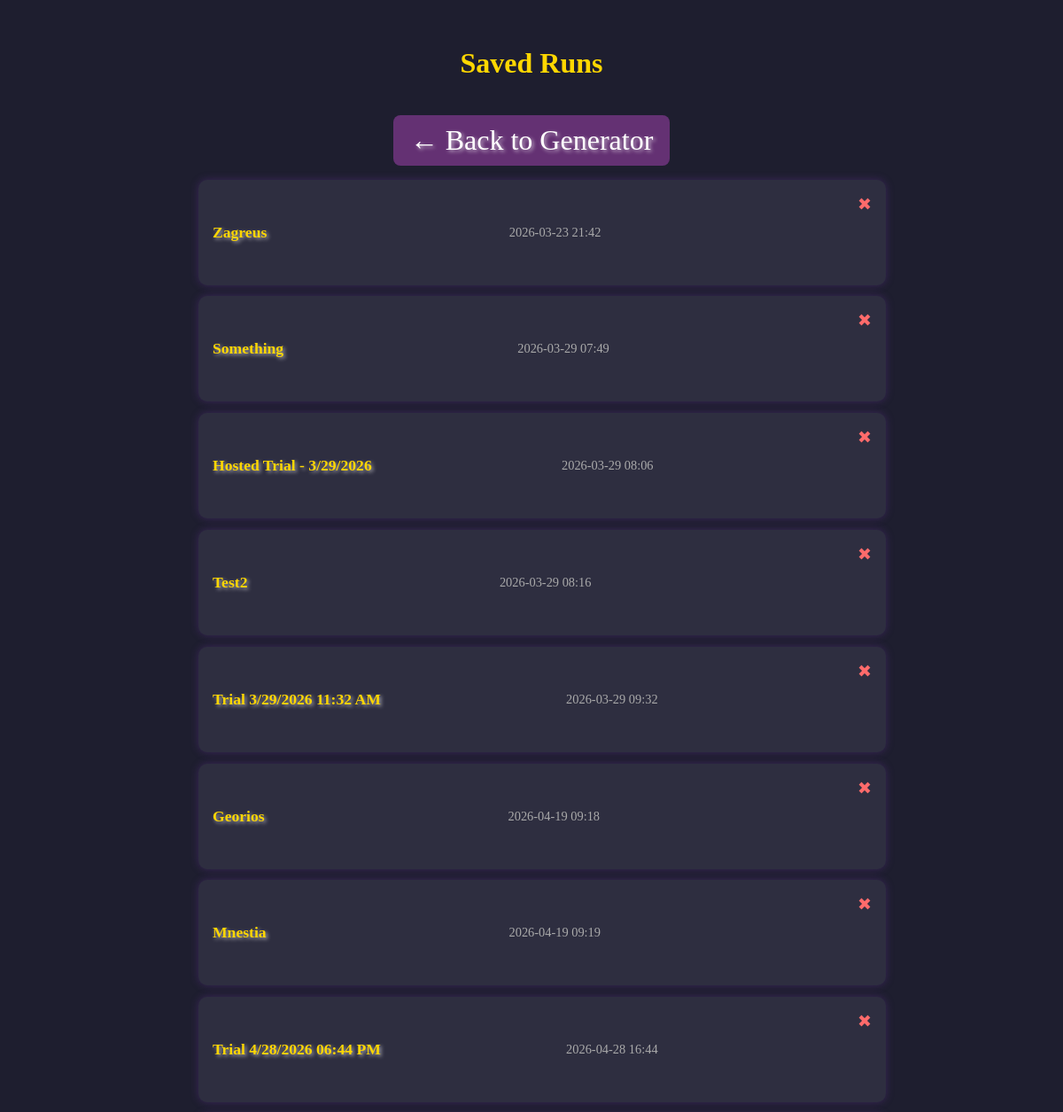
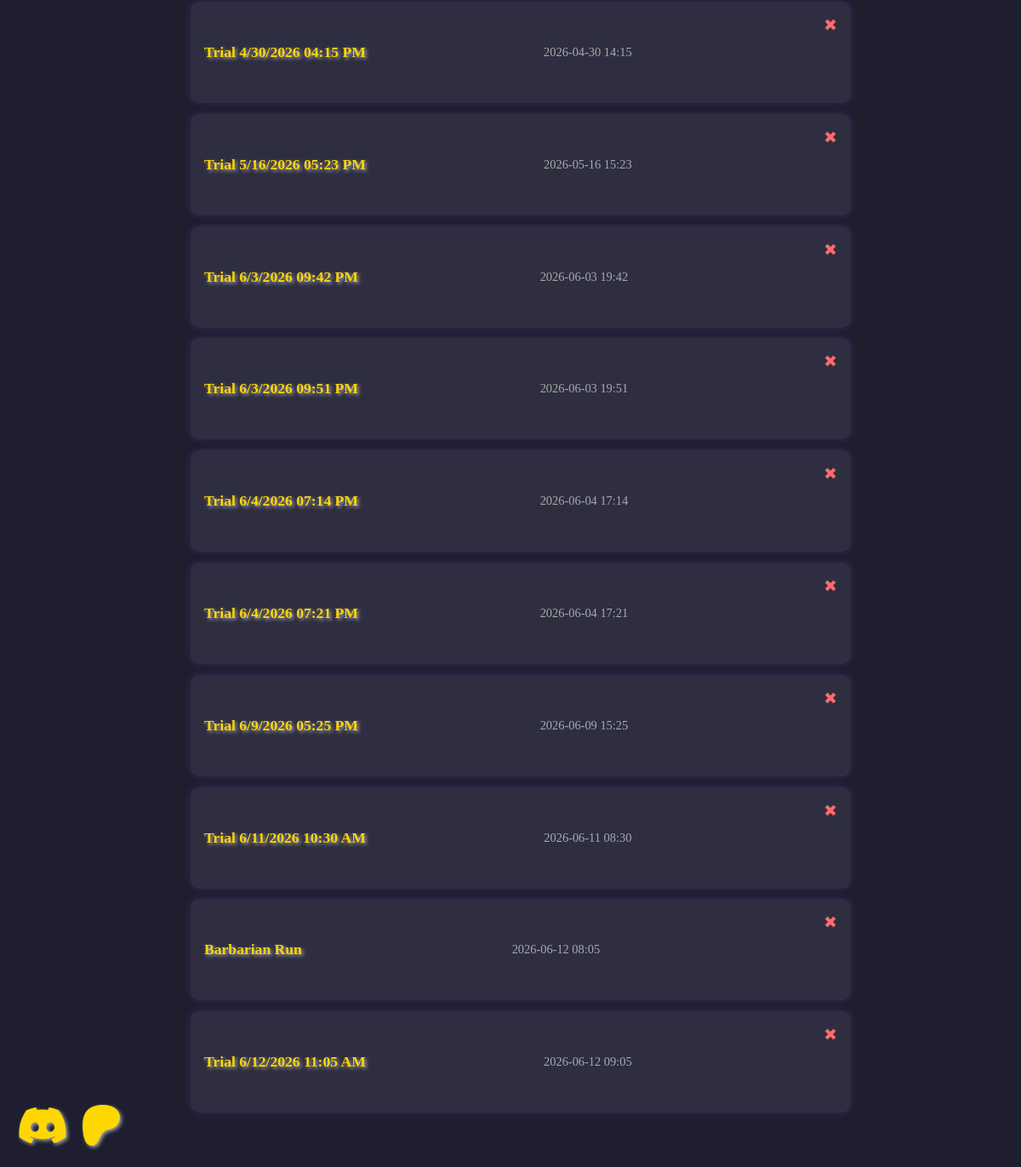
/runs, run on the app's committed database (2 pictures, top to bottom).
### models.py (models this page shows, shortened)
class Run(db.Model):
    id = db.Column(db.Integer, primary_key=True)
    title_run = db.Column(db.String(100), nullable=False)
    created_at = db.Column(db.DateTime, default=func.now(), nullable=False)
    data = db.Column(db.Text, nullable=False)  # Stores the run as JSON
    user_id = db.Column(db.Integer, db.ForeignKey('user.id'), nullable=True)

### app.py (the view)
@app.route("/runs")
def list_runs():
    runs = Run.query.all()
    return render_template("runs.html", runs=runs)

### templates/runs.html (shortened to what this page needs)
<!DOCTYPE html>
<html lang="en">
<head>
    <link rel="stylesheet" href="{{ url_for('static', filename='style.css') }}">
    <link rel="stylesheet" href="https://cdnjs.cloudflare.com/ajax/libs/font-awesome/6.5.0/css/all.min.css">
</head>
<body>
    <h1>Saved Runs</h1>
    <a href="{{ url_for('home') }}" class="back-button">← Back to Generator</a>
    <ul class="run-list">
        {% for run in runs %}
        <li>
            <a href="{{ url_for('view_run', run_id=run.id) }}">{{ run.title_run }}</a>
            <span class="timestamp">{{ run.created_at.strftime('%Y-%m-%d %H:%M') }}</span>
            <form action="{{ url_for('delete_run', run_id=run.id) }}" method="POST" class="delete-form"
                onsubmit="return confirm('Are you sure you want to delete this Run?');">
                <button type="submit" class="delete-button" title="Delete Run">✖</button>
            </form>
        </li>
        {% else %}
        <li class="empty">No runs saved yet.</li>
        {% endfor %}
    </ul>
    <div class="social-icons">
        <a href="https://discord.gg/CmNqX7Mrtp" target="_blank" rel="noopener noreferrer">
            <i class="fa-brands fa-discord"></i>
        </a>
        <a href="https://www.patreon.com/c/TheMortalTrials" target="_blank" rel="noopener noreferrer">
            <i class="fa-brands fa-patreon"></i>
        </a>
    </div>
</body>
</html>

### static/style.css (style rules this page uses)
body { background: #1e1e2f; color: #f4f4f4; font-family: 'Georgia', serif; padding: 2rem; max-width: 800px; margin: auto; text-align: center; }
a { color: #ffd700; text-decoration: none; font-size: 2rem; text-shadow: 2px 2px 4px rgba(255, 255, 255, 0.6); transition: color 0.3s ease, text-shadow 0.3s ease; }
.social-icons { position: fixed; bottom: 20px; left: 20px; display: flex; gap: 15px; z-index: 1000; }
.social-icons a { font-size: 3rem; }
button { background: #643173; border: none; color: #fff; padding: 0.7rem 1.2rem; font-size: 1.1rem; border-radius: 8px; cursor: pointer; margin-bottom: 2rem; }
form { margin-bottom: 2rem; }
ul { list-style: square; margin-left: 1.5rem; }
h1 { font-size: 2rem; margin-bottom: 1.5rem; color: #ffd700; }
.run-list { padding: 0; list-style: none; margin-bottom: 2rem; }
.run-list li { background: #2e2e40; margin: 0.8rem 0; padding: 1rem; border-radius: 10px; box-shadow: 0 0 10px rgba(100, 50, 150, 0.4); display: flex; justify-content: space-between; align-items: center; transition: transform 0.2s; }
.run-list a { color: #ffd700; text-decoration: none; font-weight: bold; font-size: 1.1rem; }
.run-list .timestamp { color: #aaa; font-size: 0.9rem; }
.back-button { display: inline-block; margin-top: 1rem; text-decoration: none; color: #fff; background: #643173; padding: 0.6rem 1.2rem; border-radius: 8px; transition: background 0.3s ease; }
.delete-form { display: inline; margin-left: 1rem; }
.delete-button { background: transparent; border: none; color: #ff6b6b; font-size: 1.2rem; cursor: pointer; padding: 0; transition: color 0.2s ease; }

### data on the page
Run: title_run "Zagreus", created_at "2026-03-23 21:42"
Run: title_run "Something", created_at "2026-03-29 07:49"
Run: title_run "Hosted Trial - 3/29/2026", created_at "2026-03-29 08:06"
Run: title_run "Test2", created_at "2026-03-29 08:16"
Run: title_run "Trial 3/29/2026 11:32 AM", created_at "2026-03-29 09:32"
Run: title_run "Georios", created_at "2026-04-19 09:18"
Run: title_run "Mnestia", created_at "2026-04-19 09:19"
Run: title_run "Trial 4/28/2026 06:44 PM", created_at "2026-04-28 16:44"
Run: title_run "Trial 4/30/2026 04:15 PM", created_at "2026-04-30 14:15"
Run: title_run "Trial 5/16/2026 05:23 PM", created_at "2026-05-16 15:23"
Run: title_run "Trial 6/3/2026 09:42 PM", created_at "2026-06-03 19:42"
Run: title_run "Trial 6/3/2026 09:51 PM", created_at "2026-06-03 19:51"
Run: title_run "Trial 6/4/2026 07:14 PM", created_at "2026-06-04 17:14"
Run: title_run "Trial 6/4/2026 07:21 PM", created_at "2026-06-04 17:21"
Run: title_run "Trial 6/9/2026 05:25 PM", created_at "2026-06-09 15:25"
Run: title_run "Trial 6/11/2026 10:30 AM", created_at "2026-06-11 08:30"
Run: title_run "Barbarian Run", created_at "2026-06-12 08:05"
Run: title_run "Trial 6/12/2026 11:05 AM", created_at "2026-06-12 09:05"
